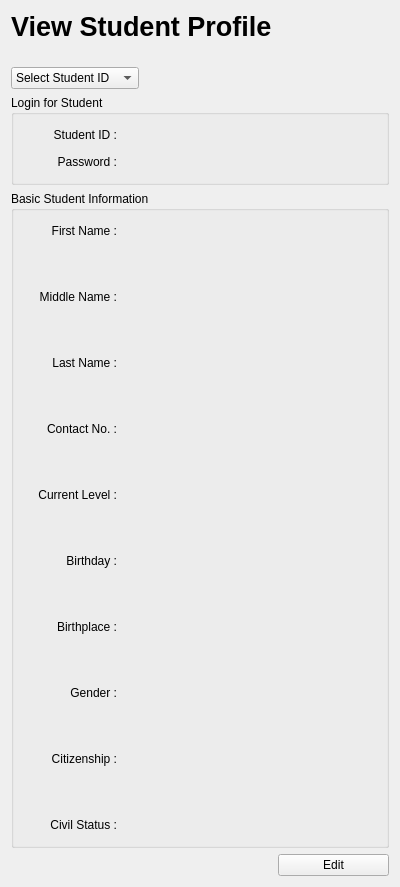
      <widget class="QWidget" name="page_information_viewStudentProfile">
       <layout class="QGridLayout" name="gridLayout_37">
        <item row="0" column="0" colspan="2">
         <widget class="QLabel" name="label_information_myInfo_2">
          <property name="minimumSize">
           <size>
            <width>0</width>
            <height>50</height>
           </size>
          </property>
          <property name="font">
           <font>
            <pointsize>20</pointsize>
            <weight>75</weight>
            <bold>true</bold>
           </font>
          </property>
          <property name="text">
           <string>View Student Profile</string>
          </property>
          <property name="alignment">
           <set>Qt::AlignLeading|Qt::AlignLeft|Qt::AlignTop</set>
          </property>
         </widget>
        </item>
        <item row="2" column="0" colspan="3">
         <widget class="QGroupBox" name="groupBox_loginForTeacher_information_myInfo_2">
          <property name="minimumSize">
           <size>
            <width>0</width>
            <height>90</height>
           </size>
          </property>
          <property name="title">
           <string>Login for Student</string>
          </property>
          <layout class="QGridLayout" name="gridLayout_34">
           <item row="3" column="1">
            <layout class="QGridLayout" name="gridLayout_35">
             <item row="0" column="0">
              <widget class="QLabel" name="label_passwordLabelOnly_information_myInfo_2">
               <property name="minimumSize">
                <size>
                 <width>70</width>
                 <height>0</height>
                </size>
               </property>
               <property name="text">
                <string>Password :</string>
               </property>
               <property name="alignment">
                <set>Qt::AlignRight|Qt::AlignTrailing|Qt::AlignVCenter</set>
               </property>
              </widget>
             </item>
             <item row="0" column="2">
              <widget class="QLabel" name="label_password_information_viewStudentProfile">
               <property name="minimumSize">
                <size>
                 <width>129</width>
                 <height>20</height>
                </size>
               </property>
               <property name="inputMethodHints">
                <set>Qt::ImhHiddenText</set>
               </property>
               <property name="frameShadow">
                <enum>QFrame::Plain</enum>
               </property>
               <property name="text">
                <string/>
               </property>
              </widget>
             </item>
             <item row="0" column="1">
              <spacer name="horizontalSpacer_31">
               <property name="orientation">
                <enum>Qt::Horizontal</enum>
               </property>
               <property name="sizeHint" stdset="0">
                <size>
                 <width>25</width>
                 <height>20</height>
                </size>
               </property>
              </spacer>
             </item>
            </layout>
           </item>
           <item row="1" column="0">
            <spacer name="horizontalSpacer_32">
             <property name="orientation">
              <enum>Qt::Horizontal</enum>
             </property>
             <property name="sizeHint" stdset="0">
              <size>
               <width>15</width>
               <height>20</height>
              </size>
             </property>
            </spacer>
           </item>
           <item row="0" column="1">
            <spacer name="verticalSpacer_35">
             <property name="orientation">
              <enum>Qt::Vertical</enum>
             </property>
             <property name="sizeHint" stdset="0">
              <size>
               <width>20</width>
               <height>1</height>
              </size>
             </property>
            </spacer>
           </item>
           <item row="2" column="1">
            <spacer name="verticalSpacer_36">
             <property name="orientation">
              <enum>Qt::Vertical</enum>
             </property>
             <property name="sizeHint" stdset="0">
              <size>
               <width>15</width>
               <height>1</height>
              </size>
             </property>
            </spacer>
           </item>
           <item row="1" column="1">
            <layout class="QGridLayout" name="gridLayout_36">
             <item row="0" column="1">
              <spacer name="horizontalSpacer_39">
               <property name="orientation">
                <enum>Qt::Horizontal</enum>
               </property>
               <property name="sizeHint" stdset="0">
                <size>
                 <width>25</width>
                 <height>20</height>
                </size>
               </property>
              </spacer>
             </item>
             <item row="0" column="0">
              <widget class="QLabel" name="label_teacherIDLabelOnly_information_myInfo_2">
               <property name="minimumSize">
                <size>
                 <width>70</width>
                 <height>0</height>
                </size>
               </property>
               <property name="text">
                <string>Student ID :</string>
               </property>
               <property name="alignment">
                <set>Qt::AlignRight|Qt::AlignTrailing|Qt::AlignVCenter</set>
               </property>
              </widget>
             </item>
             <item row="0" column="2">
              <widget class="QLabel" name="label_studentId_information_viewStudentProfile">
               <property name="minimumSize">
                <size>
                 <width>129</width>
                 <height>20</height>
                </size>
               </property>
               <property name="text">
                <string/>
               </property>
              </widget>
             </item>
            </layout>
           </item>
           <item row="1" column="2">
            <spacer name="horizontalSpacer_40">
             <property name="orientation">
              <enum>Qt::Horizontal</enum>
             </property>
             <property name="sizeHint" stdset="0">
              <size>
               <width>100</width>
               <height>20</height>
              </size>
             </property>
            </spacer>
           </item>
           <item row="4" column="1">
            <spacer name="verticalSpacer_37">
             <property name="orientation">
              <enum>Qt::Vertical</enum>
             </property>
             <property name="sizeHint" stdset="0">
              <size>
               <width>20</width>
               <height>1</height>
              </size>
             </property>
            </spacer>
           </item>
          </layout>
         </widget>
        </item>
        <item row="3" column="0" colspan="3">
         <widget class="QGroupBox" name="groupBox__basicTacherInformation_infomation_myInfo_2">
          <property name="title">
           <string>Basic Student Information</string>
          </property>
          <layout class="QGridLayout" name="gridLayout_32">
           <item row="0" column="1">
            <spacer name="verticalSpacer_30">
             <property name="orientation">
              <enum>Qt::Vertical</enum>
             </property>
             <property name="sizeHint" stdset="0">
              <size>
               <width>20</width>
               <height>1</height>
              </size>
             </property>
            </spacer>
           </item>
           <item row="1" column="0">
            <spacer name="horizontalSpacer_28">
             <property name="orientation">
              <enum>Qt::Horizontal</enum>
             </property>
             <property name="sizeHint" stdset="0">
              <size>
               <width>15</width>
               <height>20</height>
              </size>
             </property>
            </spacer>
           </item>
           <item row="1" column="1">
            <layout class="QGridLayout" name="gridLayout_33">
             <item row="16" column="0">
              <widget class="QLabel" name="label_5">
               <property name="text">
                <string>Citizenship :</string>
               </property>
               <property name="alignment">
                <set>Qt::AlignRight|Qt::AlignTrailing|Qt::AlignVCenter</set>
               </property>
              </widget>
             </item>
             <item row="14" column="2">
              <widget class="QLabel" name="label_gender_information_viewStudentProfile">
               <property name="minimumSize">
                <size>
                 <width>129</width>
                 <height>20</height>
                </size>
               </property>
               <property name="text">
                <string/>
               </property>
              </widget>
             </item>
             <item row="16" column="2">
              <widget class="QLabel" name="label_citizenship_information_viewStudentProfile">
               <property name="minimumSize">
                <size>
                 <width>129</width>
                 <height>20</height>
                </size>
               </property>
               <property name="text">
                <string/>
               </property>
              </widget>
             </item>
             <item row="15" column="0">
              <spacer name="verticalSpacer_42">
               <property name="orientation">
                <enum>Qt::Vertical</enum>
               </property>
               <property name="sizeHint" stdset="0">
                <size>
                 <width>20</width>
                 <height>40</height>
                </size>
               </property>
              </spacer>
             </item>
             <item row="18" column="2">
              <widget class="QLabel" name="label_civilStatus_information_viewStudentProfile">
               <property name="minimumSize">
                <size>
                 <width>129</width>
                 <height>20</height>
                </size>
               </property>
               <property name="text">
                <string/>
               </property>
              </widget>
             </item>
             <item row="3" column="0">
              <spacer name="verticalSpacer_33">
               <property name="orientation">
                <enum>Qt::Vertical</enum>
               </property>
               <property name="sizeHint" stdset="0">
                <size>
                 <width>20</width>
                 <height>40</height>
                </size>
               </property>
              </spacer>
             </item>
             <item row="1" column="0">
              <spacer name="verticalSpacer_32">
               <property name="orientation">
                <enum>Qt::Vertical</enum>
               </property>
               <property name="sizeHint" stdset="0">
                <size>
                 <width>20</width>
                 <height>40</height>
                </size>
               </property>
              </spacer>
             </item>
             <item row="6" column="0">
              <widget class="QLabel" name="label_contactNoLabelOnly_information_myInfo_2">
               <property name="minimumSize">
                <size>
                 <width>70</width>
                 <height>20</height>
                </size>
               </property>
               <property name="text">
                <string>Contact No. :</string>
               </property>
               <property name="alignment">
                <set>Qt::AlignRight|Qt::AlignTrailing|Qt::AlignVCenter</set>
               </property>
              </widget>
             </item>
             <item row="6" column="2">
              <widget class="QLabel" name="label_contactNo_information_viewStudentProfile">
               <property name="minimumSize">
                <size>
                 <width>129</width>
                 <height>20</height>
                </size>
               </property>
               <property name="text">
                <string/>
               </property>
              </widget>
             </item>
             <item row="5" column="0">
              <spacer name="verticalSpacer_31">
               <property name="orientation">
                <enum>Qt::Vertical</enum>
               </property>
               <property name="sizeHint" stdset="0">
                <size>
                 <width>20</width>
                 <height>40</height>
                </size>
               </property>
              </spacer>
             </item>
             <item row="4" column="0">
              <widget class="QLabel" name="label_lastNameLabelOnly_information_myInfo_2">
               <property name="minimumSize">
                <size>
                 <width>70</width>
                 <height>20</height>
                </size>
               </property>
               <property name="text">
                <string>Last Name :</string>
               </property>
               <property name="alignment">
                <set>Qt::AlignRight|Qt::AlignTrailing|Qt::AlignVCenter</set>
               </property>
              </widget>
             </item>
             <item row="2" column="0">
              <widget class="QLabel" name="label_middleNameLabelOnly_information_myInfo_2">
               <property name="minimumSize">
                <size>
                 <width>70</width>
                 <height>20</height>
                </size>
               </property>
               <property name="text">
                <string>Middle Name :</string>
               </property>
               <property name="alignment">
                <set>Qt::AlignRight|Qt::AlignTrailing|Qt::AlignVCenter</set>
               </property>
              </widget>
             </item>
             <item row="0" column="1">
              <spacer name="horizontalSpacer_29">
               <property name="orientation">
                <enum>Qt::Horizontal</enum>
               </property>
               <property name="sizeHint" stdset="0">
                <size>
                 <width>25</width>
                 <height>20</height>
                </size>
               </property>
              </spacer>
             </item>
             <item row="0" column="0">
              <widget class="QLabel" name="label_firstNameLabelOnly_information_myInfo_2">
               <property name="minimumSize">
                <size>
                 <width>70</width>
                 <height>20</height>
                </size>
               </property>
               <property name="text">
                <string>First Name :</string>
               </property>
               <property name="alignment">
                <set>Qt::AlignRight|Qt::AlignTrailing|Qt::AlignVCenter</set>
               </property>
              </widget>
             </item>
             <item row="2" column="2">
              <widget class="QLabel" name="label_middleName_information_viewStudentProfile">
               <property name="minimumSize">
                <size>
                 <width>129</width>
                 <height>20</height>
                </size>
               </property>
               <property name="text">
                <string/>
               </property>
              </widget>
             </item>
             <item row="4" column="2">
              <widget class="QLabel" name="label_lastName_information_viewStudentProfile">
               <property name="minimumSize">
                <size>
                 <width>129</width>
                 <height>20</height>
                </size>
               </property>
               <property name="text">
                <string/>
               </property>
              </widget>
             </item>
             <item row="0" column="2">
              <widget class="QLabel" name="label_firstName_information_viewStudentProfile">
               <property name="minimumSize">
                <size>
                 <width>129</width>
                 <height>20</height>
                </size>
               </property>
               <property name="text">
                <string/>
               </property>
              </widget>
             </item>
             <item row="10" column="0">
              <widget class="QLabel" name="label_2">
               <property name="text">
                <string>Birthday :</string>
               </property>
               <property name="alignment">
                <set>Qt::AlignRight|Qt::AlignTrailing|Qt::AlignVCenter</set>
               </property>
              </widget>
             </item>
             <item row="7" column="0">
              <spacer name="verticalSpacer_38">
               <property name="orientation">
                <enum>Qt::Vertical</enum>
               </property>
               <property name="sizeHint" stdset="0">
                <size>
                 <width>20</width>
                 <height>40</height>
                </size>
               </property>
              </spacer>
             </item>
             <item row="9" column="0">
              <spacer name="verticalSpacer_39">
               <property name="orientation">
                <enum>Qt::Vertical</enum>
               </property>
               <property name="sizeHint" stdset="0">
                <size>
                 <width>20</width>
                 <height>40</height>
                </size>
               </property>
              </spacer>
             </item>
             <item row="13" column="0">
              <spacer name="verticalSpacer_41">
               <property name="orientation">
                <enum>Qt::Vertical</enum>
               </property>
               <property name="sizeHint" stdset="0">
                <size>
                 <width>20</width>
                 <height>40</height>
                </size>
               </property>
              </spacer>
             </item>
             <item row="11" column="0">
              <spacer name="verticalSpacer_40">
               <property name="orientation">
                <enum>Qt::Vertical</enum>
               </property>
               <property name="sizeHint" stdset="0">
                <size>
                 <width>20</width>
                 <height>40</height>
                </size>
               </property>
              </spacer>
             </item>
             <item row="12" column="0">
              <widget class="QLabel" name="label_3">
               <property name="text">
                <string>Birthplace :</string>
               </property>
               <property name="alignment">
                <set>Qt::AlignRight|Qt::AlignTrailing|Qt::AlignVCenter</set>
               </property>
              </widget>
             </item>
             <item row="14" column="0">
              <widget class="QLabel" name="label_4">
               <property name="text">
                <string>Gender :</string>
               </property>
               <property name="alignment">
                <set>Qt::AlignRight|Qt::AlignTrailing|Qt::AlignVCenter</set>
               </property>
              </widget>
             </item>
             <item row="12" column="2">
              <widget class="QLabel" name="label_birthplace_information_viewStudentProfile">
               <property name="minimumSize">
                <size>
                 <width>129</width>
                 <height>20</height>
                </size>
               </property>
               <property name="text">
                <string/>
               </property>
              </widget>
             </item>
             <item row="10" column="2">
              <widget class="QLabel" name="label_birthday_information_viewStudentProfile">
               <property name="minimumSize">
                <size>
                 <width>129</width>
                 <height>20</height>
                </size>
               </property>
               <property name="text">
                <string/>
               </property>
              </widget>
             </item>
             <item row="18" column="0">
              <widget class="QLabel" name="label_6">
               <property name="text">
                <string>Civil Status :</string>
               </property>
               <property name="alignment">
                <set>Qt::AlignRight|Qt::AlignTrailing|Qt::AlignVCenter</set>
               </property>
              </widget>
             </item>
             <item row="8" column="2">
              <widget class="QLabel" name="label_currentLevel_information_viewStudentProfile">
               <property name="minimumSize">
                <size>
                 <width>129</width>
                 <height>20</height>
                </size>
               </property>
               <property name="text">
                <string/>
               </property>
              </widget>
             </item>
             <item row="8" column="0">
              <widget class="QLabel" name="label">
               <property name="text">
                <string>Current Level :</string>
               </property>
               <property name="alignment">
                <set>Qt::AlignRight|Qt::AlignTrailing|Qt::AlignVCenter</set>
               </property>
              </widget>
             </item>
             <item row="17" column="0">
              <spacer name="verticalSpacer_43">
               <property name="orientation">
                <enum>Qt::Vertical</enum>
               </property>
               <property name="sizeHint" stdset="0">
                <size>
                 <width>20</width>
                 <height>40</height>
                </size>
               </property>
              </spacer>
             </item>
            </layout>
           </item>
           <item row="1" column="2">
            <spacer name="horizontalSpacer_30">
             <property name="orientation">
              <enum>Qt::Horizontal</enum>
             </property>
             <property name="sizeHint" stdset="0">
              <size>
               <width>100</width>
               <height>20</height>
              </size>
             </property>
            </spacer>
           </item>
           <item row="2" column="1">
            <spacer name="verticalSpacer_34">
             <property name="orientation">
              <enum>Qt::Vertical</enum>
             </property>
             <property name="sizeHint" stdset="0">
              <size>
               <width>20</width>
               <height>1</height>
              </size>
             </property>
            </spacer>
           </item>
          </layout>
         </widget>
        </item>
        <item row="4" column="2">
         <widget class="QPushButton" name="pushButton_edit_information_viewStudentProfile">
          <property name="enabled">
           <bool>true</bool>
          </property>
          <property name="toolTip">
           <string>Edit</string>
          </property>
          <property name="statusTip">
           <string>Edit</string>
          </property>
          <property name="whatsThis">
           <string>Edit</string>
          </property>
          <property name="text">
           <string>Edit</string>
          </property>
         </widget>
        </item>
        <item row="1" column="0">
         <widget class="QComboBox" name="comboBox_selectStudentID_viewStudentProfile">
          <property name="maximumSize">
           <size>
            <width>129</width>
            <height>16777215</height>
           </size>
          </property>
          <property name="toolTip">
           <string>Select Student ID</string>
          </property>
          <property name="statusTip">
           <string>Select Student ID</string>
          </property>
          <property name="whatsThis">
           <string>Select Student ID</string>
          </property>
          <property name="maxVisibleItems">
           <number>2147483647</number>
          </property>
          <item>
           <property name="text">
            <string>Select Student ID</string>
           </property>
          </item>
         </widget>
        </item>
       </layout>
      </widget>
